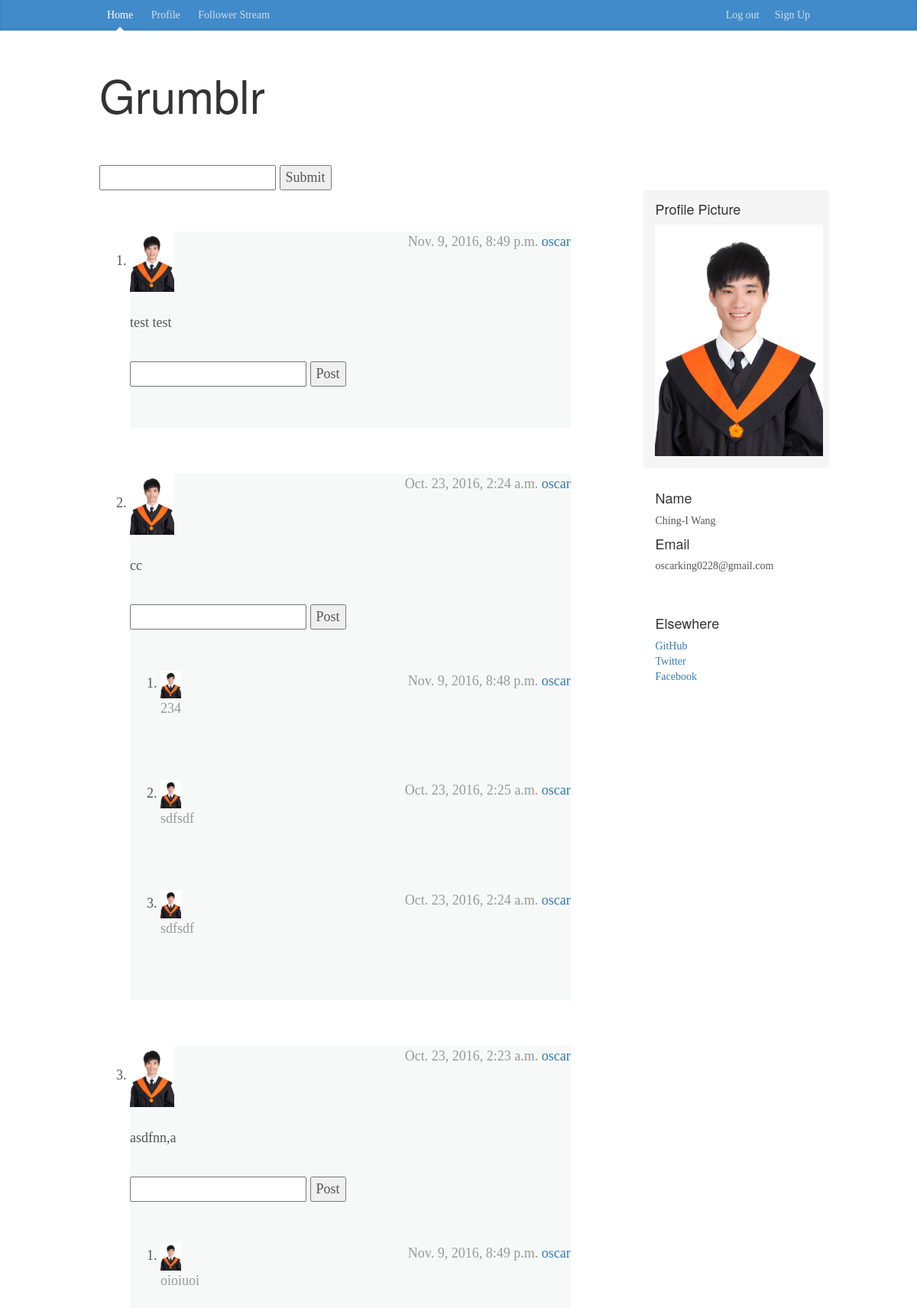
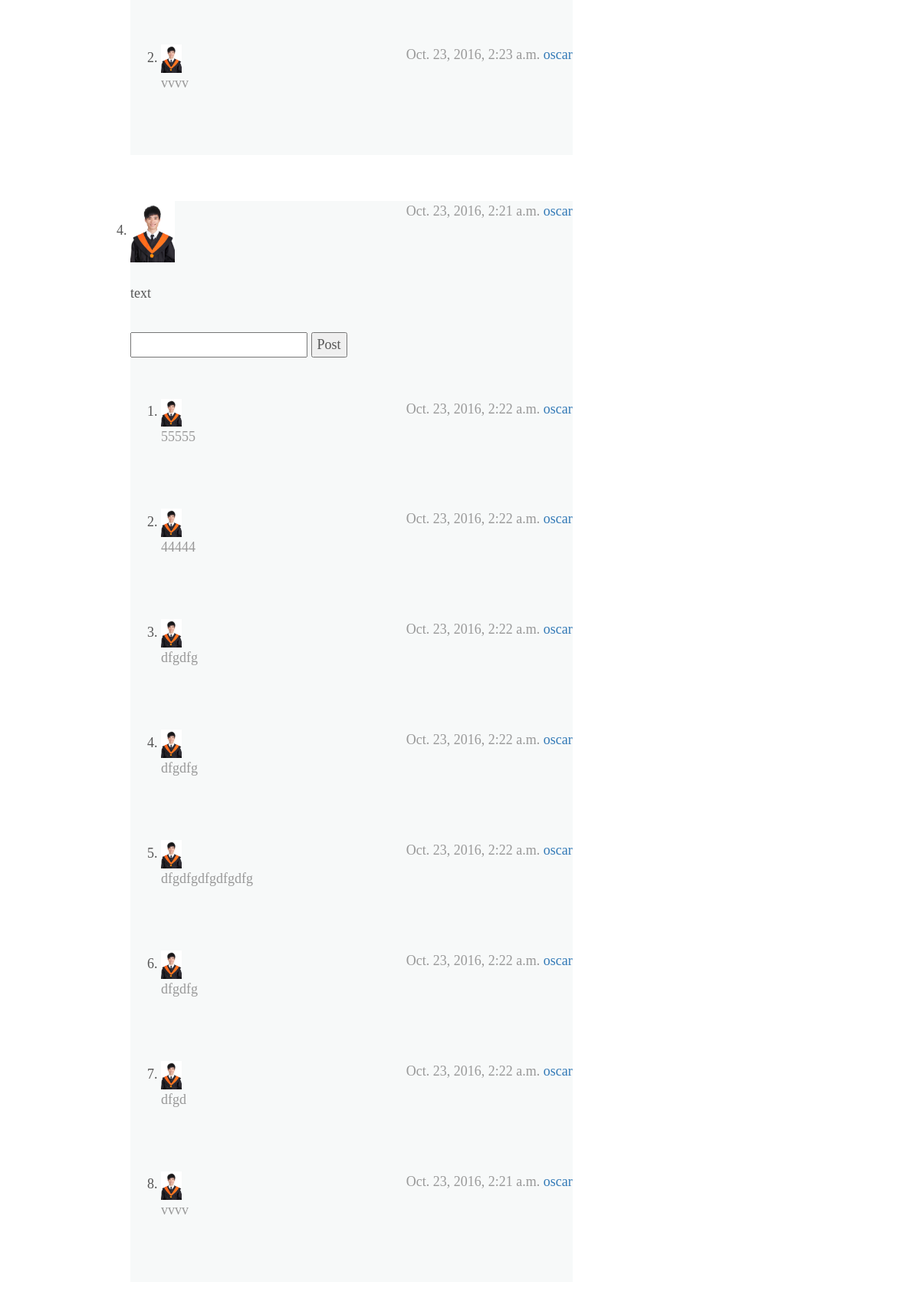
The app's page / (signed in, upper part) with its own data (2 pictures, top to bottom).
### grumblr/models.py (models this page shows, shortened)
class Post(models.Model):
    text = models.CharField(max_length = 2000)
    user = models.ForeignKey(User)
    created = models.DateTimeField(auto_now_add=True)
    def __unicode__(self):
        return self.text

class Profile(models.Model):
	owner = models.OneToOneField(User)
	age = models.CharField(max_length = 200, default = "Age", blank=True)
	bio = models.CharField(max_length = 420, default = "", blank=True)
	image = models.ImageField(upload_to = 'image', blank = True, default="/image/images.png")
	follows = models.ManyToManyField(User, related_name='followed_by')

class Comment(models.Model):
    text = models.CharField(max_length = 2000)
    post = models.ForeignKey(Post)
    owner = models.ForeignKey(User)
    created = models.DateTimeField(auto_now_add=True)

### grumblr/views.py (the view)
# urls.py: 2. Add a URL to urlpatterns:  url(r'^$', views.home, name='home')
@login_required
def home(request):
    posts = Post.objects.all().order_by('-created')
    for post in posts:
        comments = Comment.objects.filter(post=post).order_by('-created')
        post.comments = comments
    context = {'posts' : posts}
    return render(request, 'grumblr/GlobalStream.html', context)

### grumblr/templates/grumblr/GlobalStream.html (shortened to what this page needs)
<!DOCTYPE html>
<html lang="en">
  <head>
    <link href="/static/grumblr/css/bootstrap.min.css" rel="stylesheet">
    <link href="/static/grumblr/css/blog.css" rel="stylesheet">
  </head>
  <body>
    <div class="blog-masthead">
      <div class="container">
        <nav class="blog-nav">
            <a class="blog-nav-item active" href="/">Home</a>
            <a class="blog-nav-item" href="/Profile/{{request.user.id}}">Profile</a>
            <a class="blog-nav-item" href="/Follower/{{request.user.id}}">Follower Stream</a>
            <a class="blog-nav-item pull-right" href="/SignUp">Sign Up</a>
            <a class="blog-nav-item pull-right" href="/LogOut">Log out</a>
        </nav>
      </div>
    </div>
    <div class="container">
      <div class="blog-header">
        <h1 class="blog-title">Grumblr</h1>
      </div>
      <div class="row">
      <br>
      <br>
        <form class="col-sm-8 blog-main" action="/add-post/" method="post">
            <input type="text" name="post_content">
            <input type="submit" text="Post">
        </form>
        <div class="col-sm-8 blog-main">
        <br>
        <br>
        <ol id="post">
          {% for post in posts %}
          <li>
          <div class="blog-post"; style="background-color:#F7F9F9; overflow: auto;">
            <div>
              <img src="{{post.user.profile.image.url}}" width="10%" height="10%">
              <p class="blog-post-meta"  style="float:right;">
              {{post.created}}
              <a href="/Profile/{{post.user.id}}">{{post.user}}</a>
            </div>
            <div>
              <br>
              <p style="float:;">{{post}}</p>
              <br>
            </div>
              <input type="text" id="textfield{{post.id}}">
              <button id="addBtn" onclick="addComment({{post.id}});">Post</button>
              <br>
              <br>
              <br>
              <ol id="comment">
              {%for comment in post.comments %}
              <li>
              <div class="blog-post"; style="background-color:#F7F9F9; overflow: auto;">
              <img src="{{comment.owner.profile.image.url}}" width="5%" height="5%" >
              <p class="blog-post-meta"  style="float:right;">
              {{comment.created}}
              <a href="/Profile/{{comment.owner.id}}">{{comment.owner}}</a>
              <p class="blog-post-meta"</>
                {{comment.text}}
              </p>
              </div>
              {% endfor %}
          </div>
          {% endfor %}
        </ol>
        </div>
        <div class="col-sm-3 col-sm-offset-1 blog-sidebar">
          <div class="sidebar-module sidebar-module-inset">
            <h4>Profile Picture</h4>
            <img src="{{request.user.profile.image.url}}" width="220" height="303">
          </div>
          <div class="sidebar-module">
            <h4>Name</h4>
            <p>{{request.user.first_name}} {{request.user.last_name}}</p>
              <h4>Email</h4>
              <p>{{request.user.email}}</p>
          </div>
          <div class="sidebar-module">
            <h4>Elsewhere</h4>
            <ol class="list-unstyled">
              <li><a href="#">GitHub</a></li>
              <li><a href="#">Twitter</a></li>
              <li><a href="https://www.facebook.com/profile.php?id=100001257510037">Facebook</a></li>
            </ol>
          </div>
        </div>
      </div>
    </div>
  </body>
</html>

### grumblr/static/grumblr/css/blog.css (style rules this page uses)
body { font-family: Georgia, "Times New Roman", Times, serif; color: #555; }
h1, .h1, h2, .h2, h3, .h3, h4, .h4, h5, .h5, h6, .h6 { margin-top: 0; font-family: "Helvetica Neue", Helvetica, Arial, sans-serif; font-weight: normal; color: #333; }
@media (min-width: 1200px) { .container { width: 970px; } }
.blog-masthead { background-color: #428bca; -webkit-box-shadow: inset 0 -2px 5px rgba(0,0,0,.1); box-shadow: inset 0 -2px 5px rgba(0,0,0,.1); }
.blog-nav-item { position: relative; display: inline-block; padding: 10px; font-weight: 500; color: #cdddeb; }
.blog-nav .active { color: #fff; }
.blog-nav .active:after { position: absolute; bottom: 0; left: 50%; width: 0; height: 0; margin-left: -5px; vertical-align: middle; content: " "; border-right: 5px solid transparent; border-bottom: 5px solid; border-left: 5px solid transparent; }
.blog-header { padding-top: 20px; padding-bottom: 20px; }
.blog-title { margin-top: 30px; margin-bottom: 0; font-size: 60px; font-weight: normal; }
.blog-main { font-size: 18px; line-height: 1.5; }
.sidebar-module { padding: 15px; margin: 0 -15px 15px; }
.sidebar-module-inset { padding: 15px; background-color: #f5f5f5; border-radius: 4px; }
.blog-post { margin-bottom: 60px; }
.blog-post-meta { margin-bottom: 20px; color: #999; }

### records on screen
Post: user.profile.image (picture), created "Nov. 9, 2016, 8:49 p.m.", user "oscar", text "test test"
Post: user.profile.image (picture), created "Oct. 23, 2016, 2:24 a.m.", user "oscar", text "cc"
Comment: owner.profile.image (picture), created "Nov. 9, 2016, 8:48 p.m.", owner "oscar", text "234"
Comment: owner.profile.image (picture), created "Oct. 23, 2016, 2:25 a.m.", owner "oscar", text "sdfsdf"
Comment: owner.profile.image (picture), created "Oct. 23, 2016, 2:24 a.m.", owner "oscar", text "sdfsdf"
Post: user.profile.image (picture), created "Oct. 23, 2016, 2:23 a.m.", user "oscar", text "asdfnn,a"
Comment: owner.profile.image (picture), created "Nov. 9, 2016, 8:49 p.m.", owner "oscar", text "oioiuoi"
Comment: owner.profile.image (picture), created "Oct. 23, 2016, 2:23 a.m.", owner "oscar", text "vvvv"
Post: user.profile.image (picture), created "Oct. 23, 2016, 2:21 a.m.", user "oscar", text "text"
Comment: owner.profile.image (picture), created "Oct. 23, 2016, 2:22 a.m.", owner "oscar", text "55555"
Comment: owner.profile.image (picture), created "Oct. 23, 2016, 2:22 a.m.", owner "oscar", text "44444"
Comment: owner.profile.image (picture), created "Oct. 23, 2016, 2:22 a.m.", owner "oscar", text "dfgdfg"
Comment: owner.profile.image (picture), created "Oct. 23, 2016, 2:22 a.m.", owner "oscar", text "dfgdfg"
Comment: owner.profile.image (picture), created "Oct. 23, 2016, 2:22 a.m.", owner "oscar", text "dfgdfgdfgdfgdfg"
Comment: owner.profile.image (picture), created "Oct. 23, 2016, 2:22 a.m.", owner "oscar", text "dfgdfg"
Comment: owner.profile.image (picture), created "Oct. 23, 2016, 2:22 a.m.", owner "oscar", text "dfgd"
Comment: owner.profile.image (picture), created "Oct. 23, 2016, 2:21 a.m.", owner "oscar", text "vvvv"

### other values on screen
{{ request.user.first_name }} "Ching-I"
{{ request.user.last_name }} "Wang"
{{ request.user.email }} "oscarking0228@gmail.com"
